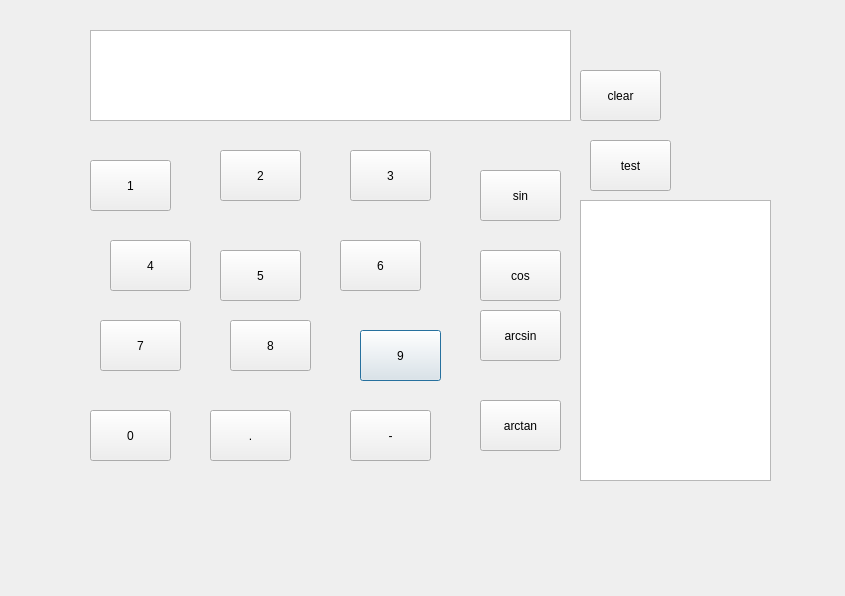
<?xml version="1.0" encoding="UTF-8"?>
<ui version="4.0">
 <class>CalYh</class>
 <widget class="QDialog" name="CalYh">
  <property name="geometry">
   <rect>
    <x>0</x>
    <y>0</y>
    <width>845</width>
    <height>596</height>
   </rect>
  </property>
  <property name="windowTitle">
   <string>CalYh</string>
  </property>
  <widget class="QPushButton" name="btn9">
   <property name="geometry">
    <rect>
     <x>360</x>
     <y>330</y>
     <width>81</width>
     <height>51</height>
    </rect>
   </property>
   <property name="text">
    <string>9</string>
   </property>
  </widget>
  <widget class="QPushButton" name="btnpoint">
   <property name="geometry">
    <rect>
     <x>210</x>
     <y>410</y>
     <width>81</width>
     <height>51</height>
    </rect>
   </property>
   <property name="text">
    <string>.</string>
   </property>
  </widget>
  <widget class="QPushButton" name="btn1">
   <property name="geometry">
    <rect>
     <x>90</x>
     <y>160</y>
     <width>81</width>
     <height>51</height>
    </rect>
   </property>
   <property name="text">
    <string>1</string>
   </property>
  </widget>
  <widget class="QPushButton" name="btn2">
   <property name="geometry">
    <rect>
     <x>220</x>
     <y>150</y>
     <width>81</width>
     <height>51</height>
    </rect>
   </property>
   <property name="text">
    <string>2</string>
   </property>
  </widget>
  <widget class="QPushButton" name="btn3">
   <property name="geometry">
    <rect>
     <x>350</x>
     <y>150</y>
     <width>81</width>
     <height>51</height>
    </rect>
   </property>
   <property name="text">
    <string>3</string>
   </property>
  </widget>
  <widget class="QPushButton" name="btn4">
   <property name="geometry">
    <rect>
     <x>110</x>
     <y>240</y>
     <width>81</width>
     <height>51</height>
    </rect>
   </property>
   <property name="text">
    <string>4</string>
   </property>
  </widget>
  <widget class="QPushButton" name="btn5">
   <property name="geometry">
    <rect>
     <x>220</x>
     <y>250</y>
     <width>81</width>
     <height>51</height>
    </rect>
   </property>
   <property name="text">
    <string>5</string>
   </property>
  </widget>
  <widget class="QPushButton" name="btn6">
   <property name="geometry">
    <rect>
     <x>340</x>
     <y>240</y>
     <width>81</width>
     <height>51</height>
    </rect>
   </property>
   <property name="text">
    <string>6</string>
   </property>
  </widget>
  <widget class="QPushButton" name="btn7">
   <property name="geometry">
    <rect>
     <x>100</x>
     <y>320</y>
     <width>81</width>
     <height>51</height>
    </rect>
   </property>
   <property name="text">
    <string>7</string>
   </property>
  </widget>
  <widget class="QPushButton" name="btn8">
   <property name="geometry">
    <rect>
     <x>230</x>
     <y>320</y>
     <width>81</width>
     <height>51</height>
    </rect>
   </property>
   <property name="text">
    <string>8</string>
   </property>
  </widget>
  <widget class="QPushButton" name="btn0">
   <property name="geometry">
    <rect>
     <x>90</x>
     <y>410</y>
     <width>81</width>
     <height>51</height>
    </rect>
   </property>
   <property name="text">
    <string>0</string>
   </property>
  </widget>
  <widget class="QPushButton" name="btnclear">
   <property name="geometry">
    <rect>
     <x>580</x>
     <y>70</y>
     <width>81</width>
     <height>51</height>
    </rect>
   </property>
   <property name="text">
    <string>clear</string>
   </property>
  </widget>
  <widget class="QPushButton" name="btnsin">
   <property name="geometry">
    <rect>
     <x>480</x>
     <y>170</y>
     <width>81</width>
     <height>51</height>
    </rect>
   </property>
   <property name="text">
    <string>sin</string>
   </property>
  </widget>
  <widget class="QPushButton" name="btncos">
   <property name="geometry">
    <rect>
     <x>480</x>
     <y>250</y>
     <width>81</width>
     <height>51</height>
    </rect>
   </property>
   <property name="text">
    <string>cos</string>
   </property>
  </widget>
  <widget class="QPushButton" name="btnarctan">
   <property name="geometry">
    <rect>
     <x>480</x>
     <y>400</y>
     <width>81</width>
     <height>51</height>
    </rect>
   </property>
   <property name="text">
    <string>arctan</string>
   </property>
  </widget>
  <widget class="QPushButton" name="btnarcsin">
   <property name="geometry">
    <rect>
     <x>480</x>
     <y>310</y>
     <width>81</width>
     <height>51</height>
    </rect>
   </property>
   <property name="text">
    <string>arcsin</string>
   </property>
  </widget>
  <widget class="QPushButton" name="btnneg">
   <property name="geometry">
    <rect>
     <x>350</x>
     <y>410</y>
     <width>81</width>
     <height>51</height>
    </rect>
   </property>
   <property name="text">
    <string>-</string>
   </property>
  </widget>
  <widget class="QTextEdit" name="editYh">
   <property name="geometry">
    <rect>
     <x>90</x>
     <y>30</y>
     <width>481</width>
     <height>91</height>
    </rect>
   </property>
  </widget>
  <widget class="QPushButton" name="btntest">
   <property name="geometry">
    <rect>
     <x>590</x>
     <y>140</y>
     <width>81</width>
     <height>51</height>
    </rect>
   </property>
   <property name="text">
    <string>test</string>
   </property>
  </widget>
  <widget class="QTextEdit" name="editYh2">
   <property name="geometry">
    <rect>
     <x>580</x>
     <y>200</y>
     <width>191</width>
     <height>281</height>
    </rect>
   </property>
  </widget>
 </widget>
 <layoutdefault spacing="6" margin="11"/>
 <resources/>
 <connections/>
</ui>
